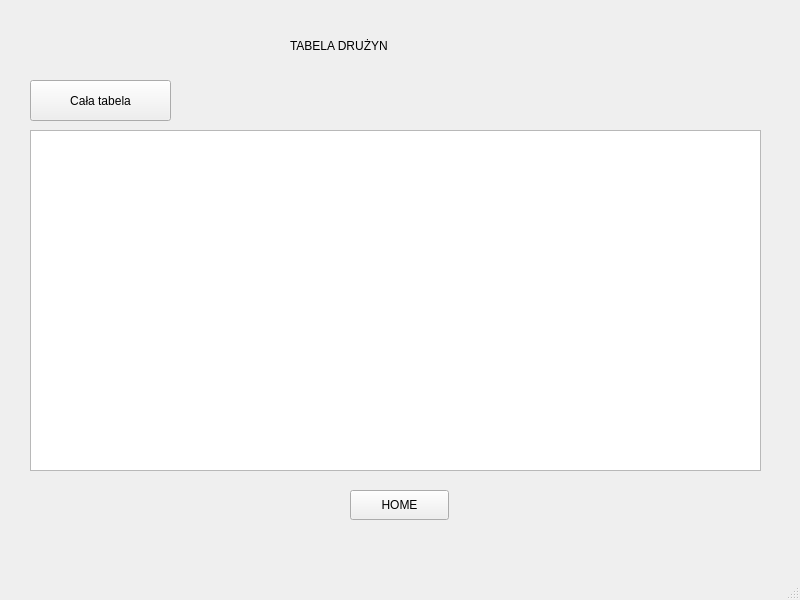
<?xml version="1.0" encoding="UTF-8"?>
<ui version="4.0">
 <class>MainWindow</class>
 <widget class="QMainWindow" name="MainWindow">
  <property name="geometry">
   <rect>
    <x>0</x>
    <y>0</y>
    <width>800</width>
    <height>600</height>
   </rect>
  </property>
  <property name="windowTitle">
   <string>MainWindow</string>
  </property>
  <widget class="QWidget" name="centralwidget">
   <widget class="QLabel" name="label">
    <property name="geometry">
     <rect>
      <x>290</x>
      <y>20</y>
      <width>241</width>
      <height>51</height>
     </rect>
    </property>
    <property name="text">
     <string>TABELA DRUŻYN</string>
    </property>
   </widget>
   <widget class="QPushButton" name="pushButton">
    <property name="geometry">
     <rect>
      <x>30</x>
      <y>80</y>
      <width>141</width>
      <height>41</height>
     </rect>
    </property>
    <property name="text">
     <string>Cała tabela</string>
    </property>
   </widget>
   <widget class="QTextBrowser" name="textBrowser">
    <property name="geometry">
     <rect>
      <x>30</x>
      <y>130</y>
      <width>731</width>
      <height>341</height>
     </rect>
    </property>
   </widget>
   <widget class="QPushButton" name="pushButton_2">
    <property name="geometry">
     <rect>
      <x>350</x>
      <y>490</y>
      <width>99</width>
      <height>30</height>
     </rect>
    </property>
    <property name="text">
     <string>HOME</string>
    </property>
   </widget>
  </widget>
  <widget class="QMenuBar" name="menubar">
   <property name="geometry">
    <rect>
     <x>0</x>
     <y>0</y>
     <width>800</width>
     <height>22</height>
    </rect>
   </property>
  </widget>
  <widget class="QStatusBar" name="statusbar"/>
 </widget>
 <resources/>
 <connections/>
</ui>
